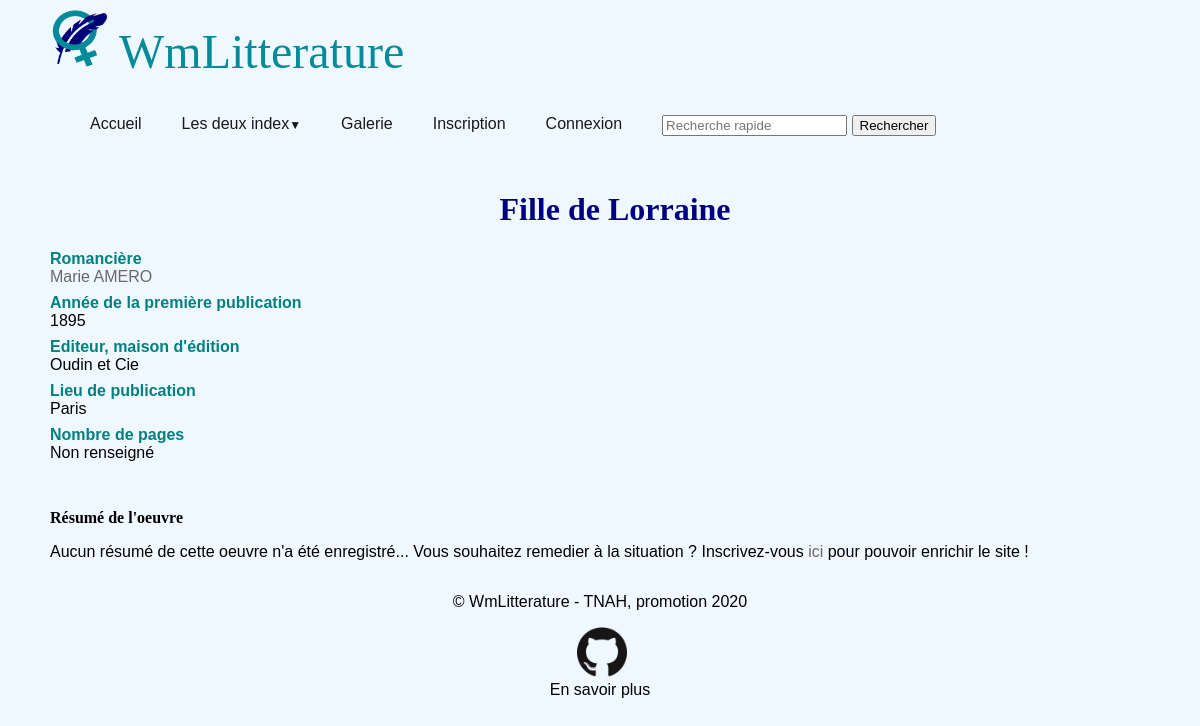
/romanciere/oeuvre/1, run on the app's committed database.
### app/modeles/donnees.py (models this page shows, shortened)
class Oeuvres_principales(db.Model):
    __tablename__ = "oeuvres_principales"
    id_oeuvre = db.Column(db.Integer, unique=True, nullable=False, primary_key=True, autoincrement=True)
    titre = db.Column(db.Text)
    date_premiere_pub = db.Column(db.Text)
    editeur = db.Column(db.Text)
    lieu_publication = db.Column(db.Text)
    nombre_pages = db.Column(db.Text)
    resume = db.Column(db.Text)
    oeuvres_principales_id_femmme = db.Column(db.Integer, db.ForeignKey('femme_de_lettres.id_femme'))
    authorships_oeuvres_principales = db.relationship("Authorship_oeuvres_principales", back_populates="oeuvres_principales_oeuvres_principales")

class Femme_de_lettres(db.Model):
    id_femme = db.Column(db.Integer, unique=True, nullable=False, primary_key=True, autoincrement=True)
    nom_naissance = db.Column(db.Text)
    prenom_naissance = db.Column(db.Text)
    nom_auteur = db.Column(db.Text)
    prenom_auteur = db.Column(db.Text)
    date_naissance = db.Column(db.Text)
    lieu_naissance = db.Column(db.Text)
    date_mort = db.Column(db.Text)
    lieu_mort = db.Column(db.Text)
    pseudonyme = db.Column(db.Text)
    oeuvres = db.relationship('Oeuvres_principales', backref='romanciere', cascade='all, delete, delete-orphan')
    portraits = db.relationship('Portrait', backref='romanciere', cascade='all, delete, delete-orphan')
    authorships_femme_de_lettres = db.relationship("Authorship_femme_de_lettres", back_populates='femme_de_lettres_femme_de_lettres')

### app/routes/routes.py (the view)
@app.route("/romanciere/oeuvre/<int:id_oeuvre>")
def oeuvre(id_oeuvre):
    unique_oeuvre = Oeuvres_principales.query.get(id_oeuvre)
    romanciere = unique_oeuvre.romanciere
    return render_template("pages/oeuvre.html", nom="WmLitterature", oeuvre=unique_oeuvre, romanciere=romanciere)

### app/templates/pages/oeuvre.html (shortened to what this page needs)
{% extends "conteneur.html" %}
{% block corps %}
{% if oeuvre %}
    <div>
        <header>
            <h1 id="titre1">{{oeuvre.titre}}</h1>
        </header>
        <dl>
            <dt>Romancière</dt><dd><a href="{{url_for('romanciere', id_femme=romanciere.id_femme)}}">{{romanciere.prenom_auteur}} {{romanciere.nom_auteur}}</a></dd>
            <dt>Année de la première publication</dt>{% if not oeuvre.date_premiere_pub %}<dd>Non renseignée</dd>{% else %}<dd>{{oeuvre.date_premiere_pub}}</dd>{% endif %}
            <dt>Editeur, maison d'édition</dt>{% if not oeuvre.editeur %}<dd>Non renseigné.e</dd>{% else %}<dd>{{oeuvre.editeur}}</dd>{% endif %}
            <dt>Lieu de publication</dt>{% if not oeuvre.lieu_publication %}<dd>Non renseigné</dd>{% else %}<dd>{{oeuvre.lieu_publication}}</dd>{% endif %}
            <dt>Nombre de pages</dt>{% if not oeuvre.nombre_pages %}<dd>Non renseigné</dd>{% else %}<dd>{{oeuvre.nombre_pages}}</dd>{% endif %}
        </dl>
    </div>
    <br/>
    <div>
        <header>
            <h2 id="titre2">Résumé de l'oeuvre</h2>
        </header>
        {% if oeuvre.resume %}
        <p>{{oeuvre.resume}}</p>
        {% else %}
        <p>Aucun résumé de cette oeuvre n'a été enregistré... Vous souhaitez remedier à la situation ? {% if current_user.is_authenticated %}Cliquer sur <a href="{{url_for('modification_oeuvre', identifier=oeuvre.id_oeuvre)}}">Modifier la notice</a> pour ajouter un résumé ou d'autres informations sur l'oeuvre !{% else %}Inscrivez-vous <a href="{{url_for('inscription')}}">ici</a> pour pouvoir enrichir le site !{% endif %}</p>
        {% endif %}
    </div>
{% else %}
<div>
    <p style="text-align:center">La notice que vous recherchez n'existe pas ou plus.</p>
</div>
{% endif %}
{% endblock %}

### app/static/css/css.css (style rules this page uses)
body { font-family: Arial, sans-serif; background-color: #F0F8FF; }
#titre1 { font-family: serif; font-size: 2em; color:#000080; text-align: center; }
#titre2 { font-family: serif; font-size: 1em; }
a { text-decoration: none; color: #696969; }
dl { margin-top: 0; margin-bottom: 1rem; font-weight: bold; color: teal; }
dd { margin-bottom: .5rem; margin-left: 0; font-weight: normal; color: black; }

### data on the page
Oeuvres_principales: titre "Fille de Lorraine", date_premiere_pub "1895", editeur "Oudin et Cie", lieu_publication "Paris"
Femme_de_lettres: prenom_auteur "Marie", nom_auteur "AMERO"
